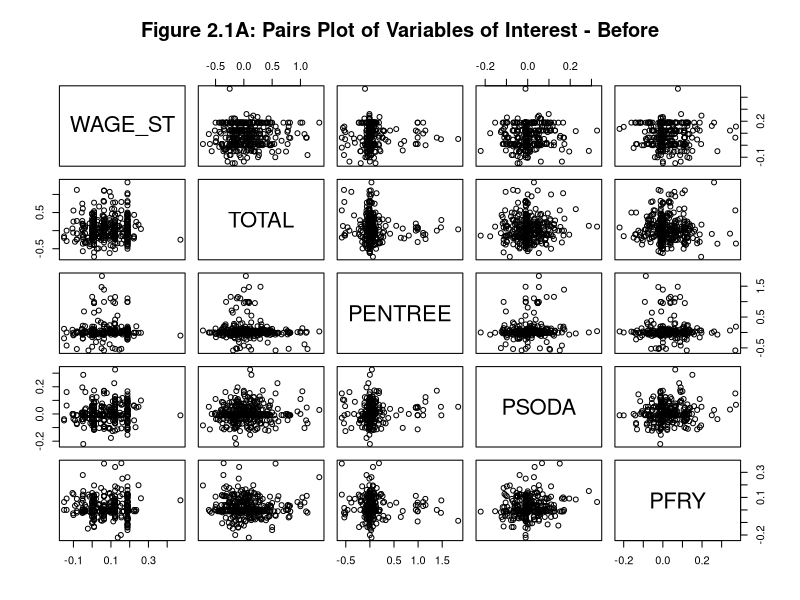
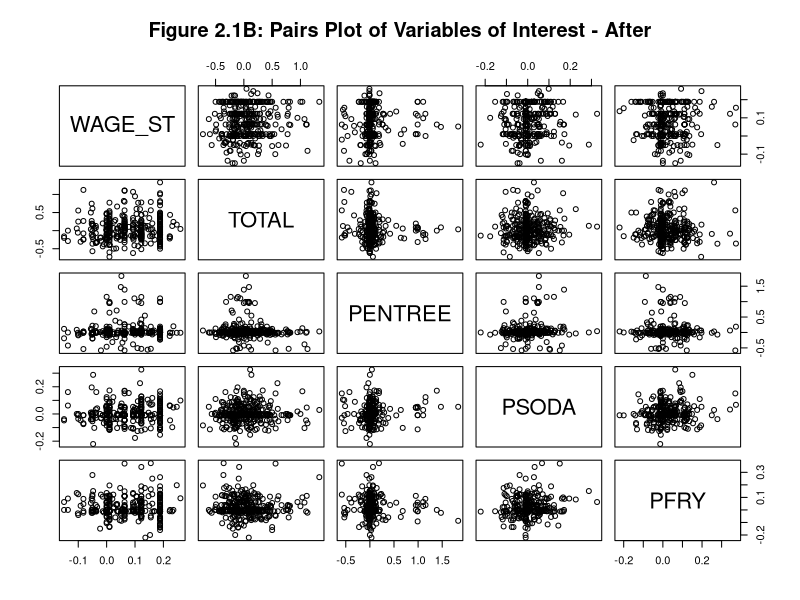
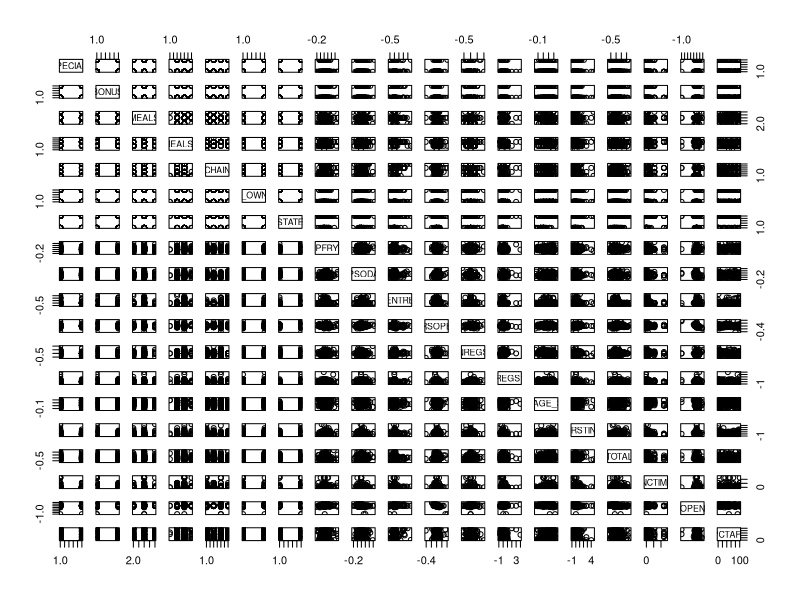
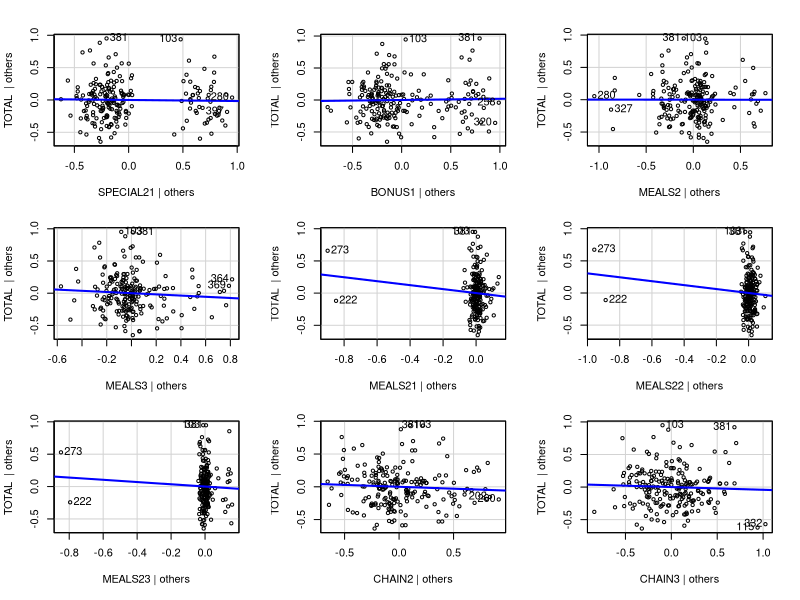
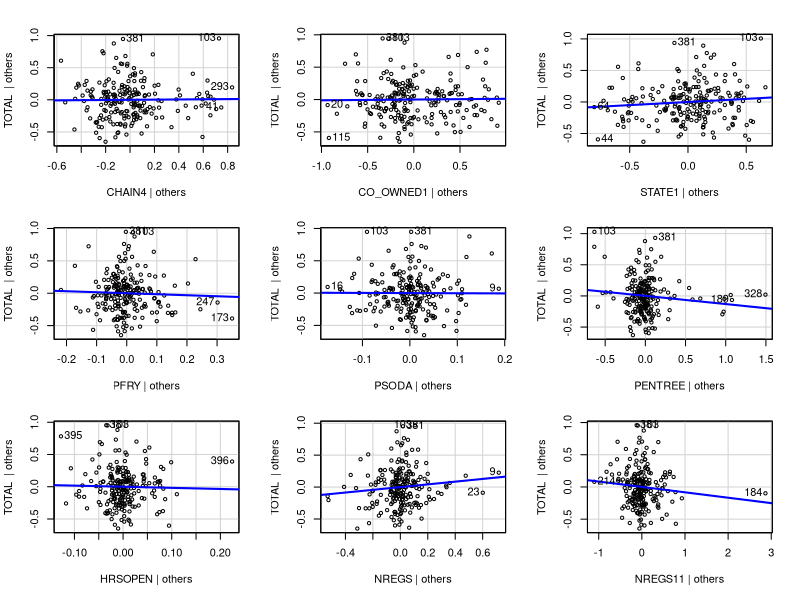
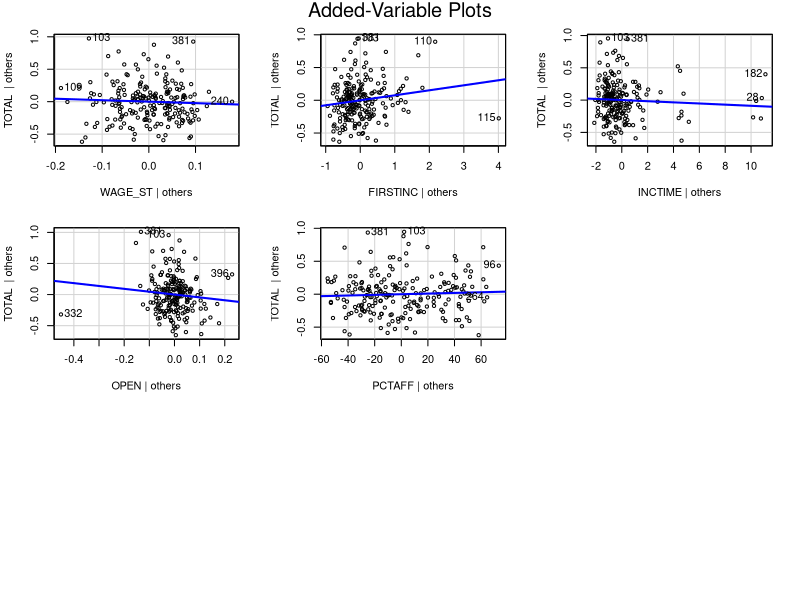
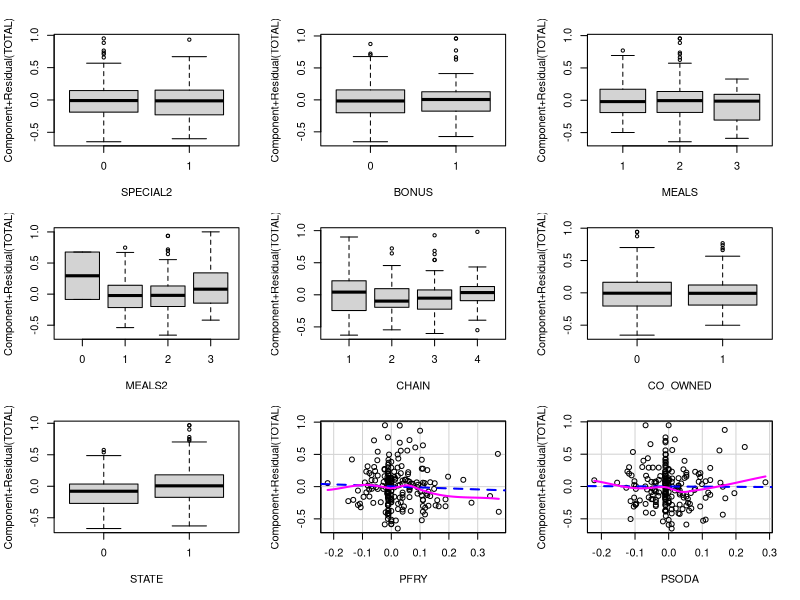
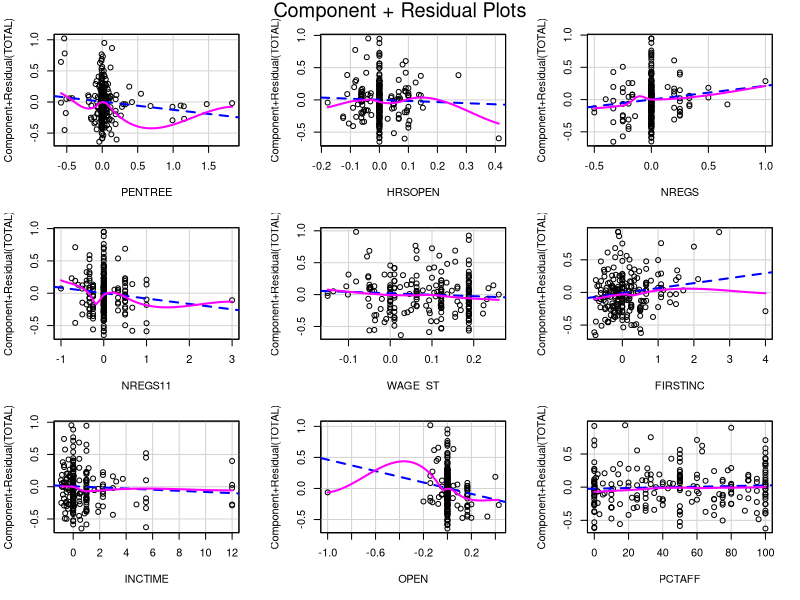

These charts were generated, in order, by the following R code: (Note: this script raises an error after producing the figures.)
################################
#Statistics 151A: Final Project#
#     Timothy Wang 23073372    #
################################

################################
#########  Question 2  #########
################################

##################
###   Set-up   ###
##################

require(foreign)
require(ggplot2)
setwd("/Users/timwang/Desktop/Stat 151A/Final Exam")
fastfood <- read.csv("fastfood.csv", na.strings = c('.', 'NA'), header = T)
fastfood$TotalEMP1 <- fastfood$EMPFT + fastfood$EMPPT + fastfood$NMGRS
fastfood$TotalEMP2 <- fastfood$EMPFT2 + fastfood$EMPPT2 + fastfood$NMGRS2
fastfood <- fastfood[fastfood$STATUS2 == 1,] # We only want restaurants that replied for the second time.
	
head(fastfood)
summary(fastfood)
names(fastfood)

#####################################
#  Factorize categorical variables  #
#####################################

dfastfood = data.frame(1:399)
dfastfood$SPECIAL2 <- factor(fastfood$SPECIAL2)
dfastfood$BONUS <- factor(fastfood$BONUS)
dfastfood$MEALS <- factor(fastfood$MEALS)
dfastfood$MEALS2 <- factor(fastfood$MEALS2)
dfastfood$CHAIN <- factor(fastfood$CHAIN)
dfastfood$CO_OWNED <- factor(fastfood$CO_OWNED)
dfastfood$STATE <- factor(fastfood$STATE)

###########################
#  Compute all % changes  #
###########################

dfastfood$PFRY <- fastfood$PFRY2 / fastfood$PFRY - 1
dfastfood$PSODA <- fastfood$PSODA2 / fastfood$PSODA - 1
dfastfood$PENTREE <- fastfood$PENTREE2 / fastfood$PENTREE - 1
dfastfood$HRSOPEN <- fastfood$HRSOPEN2 / fastfood$HRSOPEN - 1
dfastfood$NREGS <- fastfood$NREGS2 / fastfood$NREGS - 1
dfastfood$NREGS11 <- fastfood$NREGS112 / fastfood$NREGS11 - 1
dfastfood$WAGE_ST <- fastfood$WAGE_ST2 / fastfood$WAGE_ST - 1
dfastfood$FIRSTINC <- fastfood$FIRSTIN2 / fastfood$FIRSTINC - 1
# dfastfood$EMPFT <- fastfood$EMPFT2 / fastfood$EMPFT - 1
# dfastfood$EMPPT <- fastfood$EMPPT2 / fastfood$EMPPT - 1
# dfastfood$NMGRS <- fastfood$NMGRS2 / fastfood$NMGRS - 1
# dfastfood$WRKRS <- (fastfood$EMPFT2 + fastfood$EMPPT2) / (fastfood$EMPFT + fastfood$EMPPT) - 1
dfastfood$TOTAL <- fastfood$TotalEMP2 / fastfood$TotalEMP1 - 1
dfastfood$INCTIME <- fastfood$INCTIME2 / fastfood$INCTIME - 1
fastfood$OPEN[fastfood$OPEN == 0] <- NA
dfastfood$OPEN <- fastfood$OPEN2R / fastfood$OPEN - 1

##############################
# Keep "% of staff affected" #
##############################

dfastfood$PCTAFF <- fastfood$PCTAFF
# dfastfood$INCTIME <- fastfood$INCTIME
# dfastfood$INCTIME2 <- fastfood$INCTIME2
# dfastfood$OPEN <- fastfood$OPEN
# dfastfood$OPEN2R <- fastfood$OPEN2R
dfastfood <- dfastfood[, -1]

############################
# Remove NA's from workers #
############################

remNA = match(c("TOTAL"), names(dfastfood))
# remNA = match(c("WRKRS"), names(dfastfood))
# remNA = match(c("TOTAL", "WAGE_ST"), names(dfastfood))
for(i in remNA)
{
	dfastfood <- dfastfood[!is.na(dfastfood[, i]), ]
}

# for(j in 1:length(names(dfastfood)))
# {
	# dfastfood <- dfastfood[is.finite(dfastfood[, j]),]
# }

dim(dfastfood)
# [1] 378  19

#################################
# Explore variables of interest #
#      FIGURE 2.1 IN TEXT       #
#################################

indi <- match(c("WAGE_ST", "TOTAL", "PENTREE", "PSODA", "PFRY"), names(dfastfood))
par(mfcol = c(1, 2))
pairs(dfastfood[, indi], main = "Figure 2.1A: Pairs Plot of Variables of Interest - Before")
dim(dfastfood[dfastfood$WAGE_ST < 0.4,])
dfastfood <- dfastfood[dfastfood$WAGE_ST < 0.4,]
pairs(dfastfood[, indi], main = "Figure 2.1B: Pairs Plot of Variables of Interest - After")

##########################
###      ANALYSIS      ###
##########################

##############
# Full Model #
##############

require(car)
pairs(dfastfood)
mod <- lm(TOTAL ~ ., data = dfastfood)
# mod <- lm(WRKRS ~ ., data = dfastfood)
summary(mod)
avPlots(mod)
crPlots(mod)

##########################################################
# All-subsets to find best model without transformations #
#                    FIGURE 2.2 IN TEXT                  #
##########################################################

require(leaps)
regs <- regsubsets(TOTAL ~ ., data = dfastfood, nvmax = dim(dfastfood)[2])
summary(regs)
bestModel <- match(min(summary(regs)$cp), summary(regs)$cp)
coefs <- which(summary(regs)$which[bestModel,])[-1]
coefs
# FIRSTINC     OPEN 
#       22       24 
mod2 <- lm(TOTAL~FIRSTINC + OPEN, data = dfastfood)
summary(mod2)
par(mfrow = c(2, 2))
avPlots(mod2, main = "Figure 2.2A: Added Variable Plots")
crPlots(mod2, main = "Figure 2.2B: Component + Residual Plots") # There is an influential point for OPEN; remove to get better picture.

###########################
# Remove outliers in OPEN #
#    FIGURE 2.3 IN TEXT   #
###########################

dim(dfastfood) # 378
dfastfood <- dfastfood[dfastfood$OPEN > -0.8, ]
dim(dfastfood) # 376

mod2woout <- lm(TOTAL~FIRSTINC + OPEN, data = dfastfood)
summary(mod2woout)
avPlots(mod2woout, main = "Figure 2.3A: Added Variable Plots Without Leverage Point")
crPlots(mod2woout, main = "Figure 2.3B: Component + Residual Plots Without Leverage Point") # No outlier does not particularly reveal a shape anyways.

#####################################
# Use results from AV and CR Plots. #
#         FIGURE 2.4 IN TEXT        #
#####################################

mod3 <- lm(TOTAL~I(FIRSTINC^3) + I(FIRSTINC^2) + FIRSTINC + OPEN, data = dfastfood)
summary(mod3)
avPlots(mod3)
crPlots(mod3)
anova(mod2woout, mod3, test = "LRT")
par(mfrow=c(2,2))
plot(mod3, caption = list("Figure 2.4A: Residuals vs Fitted", "Figure 2.4B: Normal Q-Q", "Scale-Location", "Cook's distance", "Residuals vs Leverage", expression("Cook's dist vs Leverage  " * h[ii] / (1 - h[ii]))))

######################################################
# Add STATE as interaction to indicate change in MW. #
#        See if this addition is significant.        #
#                 FIGURE 2.5 IN TEXT                 #
######################################################

mod4 <- lm(TOTAL~STATE*(I(FIRSTINC^3) + I(FIRSTINC^2) + FIRSTINC + OPEN), data = dfastfood)
summary(mod4)
avPlots(mod4)
crPlots(mod4)
anova(mod2woout, mod3, mod4, test = "LRT")

####################################
# Analyze change in prices - SETUP #
#        FIGURE 2.6 IN TEXT        #
####################################

# par(mfcol = c(2, 2))
# hist(dfastfood$PENTREE)
# hist(dfastfood$PFRY)
# hist(dfastfood$PSODA)
# dfastfood$PRICE <- dfastfood$PENTREE + dfastfood$PFRY + dfastfood$PSODA
# hist(dfastfood$PRICE)
# inds <- match(c("PENTREE", "PFRY", "PSODA"), names(dfastfood))
dataPENTREE <- dfastfood[, -match(c("PFRY", "PSODA"), names(dfastfood))]
dataPFRY <- dfastfood[, -match(c("PENTREE", "PSODA"), names(dfastfood))]
dataPSODA <- dfastfood[, -match(c("PENTREE", "PFRY"), names(dfastfood))]
# for(i in inds)
# {
# 	dataP <- dataP[!is.na(dfastfood[, i]), ]
# }
# dim(dataP)
# # [1] 376  19
modPENTREE <- lm(PENTREE ~ ., data = dataPENTREE)
modPFRY <- lm(PFRY ~ ., data = dataPFRY)
modPSODA <- lm(PSODA ~ ., data = dataPSODA)
summary(modPENTREE)
avPlots(modPENTREE)
crPlots(modPENTREE)
summary(modPFRY)
avPlots(modPFRY)
crPlots(modPFRY)
summary(modPSODA)
avPlots(modPSODA)
crPlots(modPSODA)

####################################
# Analyze change in entree prices. #
####################################

regsPENTREE <- regsubsets(PENTREE ~ ., data = dataPENTREE, nvmax = dim(dataPENTREE)[2])
summary(regsPENTREE)
bestModelPENTREE <- match(min(summary(regsPENTREE)$cp), summary(regsPENTREE)$cp)
coefsPENTREE <- which(summary(regsPENTREE)$which[bestModelPENTREE,])[-1]
coefsPENTREE
#   CHAIN4 STATE1   OPEN PCTAFF 
#       12     14     22     23 
modP2E <- lm(PENTREE ~ CHAIN + STATE + OPEN + PCTAFF, data = dataPENTREE)
summary(modP2E)
avPlots(modP2E)
crPlots(modP2E)
plot(modP2E)

modP3E <- lm(PENTREE ~ STATE * (CHAIN + OPEN + PCTAFF), data = dataPENTREE)
summary(modP3E)
avPlots(modP3E)
crPlots(modP3E)
plot(modP3E)
anova(modP2E, modP3E, test = "LRT")

modP4E <- lm(PENTREE ~ STATE * CHAIN * (OPEN + PCTAFF), data = dataPENTREE)
summary(modP4E)
avPlots(modP4E)
crPlots(modP4E)
anova(modP2E, modP3E, modP4E, test = "LRT")
par(mfcol = c(2,2))
plot(modP4, caption = list("Figure 2: Residuals vs Fitted", "Normal Q-Q", "Scale-Location", "Cook's distance", "Residuals vs Leverage", expression("Cook's dist vs Leverage  " * h[ii] / (1 - h[ii]))))

###################################
# Analyze change in fries prices. #
###################################

regsPFRY <- regsubsets(PFRY ~ ., data = dataPFRY, nvmax = dim(dataPFRY)[2])
summary(regsPFRY)
bestModelPFRY <- match(min(summary(regsPFRY)$cp), summary(regsPFRY)$cp)
coefsPFRY <- which(summary(regsPFRY)$which[bestModelPFRY,])[-1]
coefsPFRY
#     CHAIN3 FIRSTINC   PCTAFF 
#	      11       19       23 
modP2F <- lm(PFRY ~ CHAIN + FIRSTINC + PCTAFF, data = dataPFRY)
summary(modP2F)
avPlots(modP2F)
crPlots(modP2F)
plot(modP2F)

modP3F <- lm(PFRY ~ CHAIN * (FIRSTINC + PCTAFF), data = dataPFRY)
summary(modP3F)
avPlots(modP3F)
crPlots(modP3F)
plot(modP3F)
anova(modP2F, modP3F, test = "LRT")

modP4F <- lm(PFRY ~ STATE * CHAIN * (FIRSTINC + PCTAFF), data = dataPFRY)
summary(modP4F)
avPlots(modP4F)
crPlots(modP4F)
plot(modP4F)
anova(modP2F, modP3F, modP4F, test = "LRT")
par(mfcol = c(2,2))
plot(modP4, caption = list("Figure 2: Residuals vs Fitted", "Normal Q-Q", "Scale-Location", "Cook's distance", "Residuals vs Leverage", expression("Cook's dist vs Leverage  " * h[ii] / (1 - h[ii]))))

##################################
# Analyze change in soda prices. #
##################################

regsPSODA <- regsubsets(PSODA ~ ., data = dataPSODA, nvmax = dim(dataPSODA)[2])
summary(regsPSODA)
bestModelPSODA <- match(min(summary(regsPSODA)$cp), summary(regsPSODA)$cp)
coefsPSODA <- which(summary(regsPSODA)$which[bestModelPSODA,])[-1]
coefsPSODA
#    MEALS1  CHAIN4  STATE1   NREGS WAGE_ST    OPEN 
#	      4      12      14      16      18      22 
modP2S <- lm(PSODA ~ MEALS + CHAIN + STATE + NREGS + WAGE_ST + OPEN, data = dataPSODA)
summary(modP2S)
avPlots(modP2S)
crPlots(modP2S)
plot(modP2S)

modP3S <- lm(PSODA ~ STATE * (MEALS + CHAIN + NREGS + WAGE_ST + OPEN), data = dataPSODA)
summary(modP3S)
avPlots(modP3S)
crPlots(modP3S)
plot(modP3S)
anova(modP2S, modP3S, test = "LRT")

modP4S <- lm(PSODA ~ STATE * CHAIN * (MEALS + NREGS + WAGE_ST + OPEN), data = dataPSODA)
summary(modP4S)
avPlots(modP4S)
crPlots(modP4S)
plot(modP4S)
anova(modP2S, modP3S, modP4S, test = "LRT")
par(mfcol = c(2,2))
plot(modP4, caption = list("Figure 2: Residuals vs Fitted", "Normal Q-Q", "Scale-Location", "Cook's distance", "Residuals vs Leverage", expression("Cook's dist vs Leverage  " * h[ii] / (1 - h[ii]))))

#####################################
# Analyze change in overall prices. #
#####################################

par(mfcol = c(2, 2))
hist(dfastfood$PENTREE)
hist(dfastfood$PFRY)
hist(dfastfood$PSODA)
dfastfood$PRICE <- dfastfood$PENTREE + dfastfood$PFRY + dfastfood$PSODA
hist(dfastfood$PRICE)
inds <- match(c("PENTREE", "PFRY", "PSODA"), names(dfastfood))
dataP <- dfastfood[, -inds]
dataP <- dataP[!is.na(dataP$PRICE), ]
dim(dataP)
# [1] 313  17
modP <- lm(PRICE ~ ., data = dataP)
summary(modP)
avPlots(modP)
crPlots(modP)

regsP <- regsubsets(PRICE ~ ., data = dataP, nvmax = dim(dataP)[2])
summary(regsP)
bestModelP <- match(min(summary(regsP)$cp), summary(regsP)$cp)
coefsP <- which(summary(regsP)$which[bestModelP,])[-1]
coefsP
#  CHAIN4   STATE1    NREGS FIRSTINC    TOTAL   PCTAFF 
#      12       14       16       19       20       23 
modP2 <- lm(PRICE ~ CHAIN + STATE + NREGS + FIRSTINC + TOTAL + PCTAFF, data = dataP)
summary(modP2)
avPlots(modP2)
crPlots(modP2)
plot(modP2)

modP3 <- lm(PRICE ~ CHAIN * (STATE + NREGS + FIRSTINC + TOTAL + PCTAFF), data = dataP)
summary(modP3)
avPlots(modP3)
crPlots(modP3)
plot(modP3)
anova(modP2, modP3, test = "LRT")

modP4 <- lm(PRICE ~ STATE * CHAIN * (NREGS + FIRSTINC + TOTAL + PCTAFF), data = dataP)
summary(modP4)
avPlots(modP4)
crPlots(modP4)
anova(modP2, modP3, modP4, test = "LRT")
par(mfcol = c(2,2))
plot(modP4, caption = list("Figure 2: Residuals vs Fitted", "Normal Q-Q", "Scale-Location", "Cook's distance", "Residuals vs Leverage", expression("Cook's dist vs Leverage  " * h[ii] / (1 - h[ii]))))
